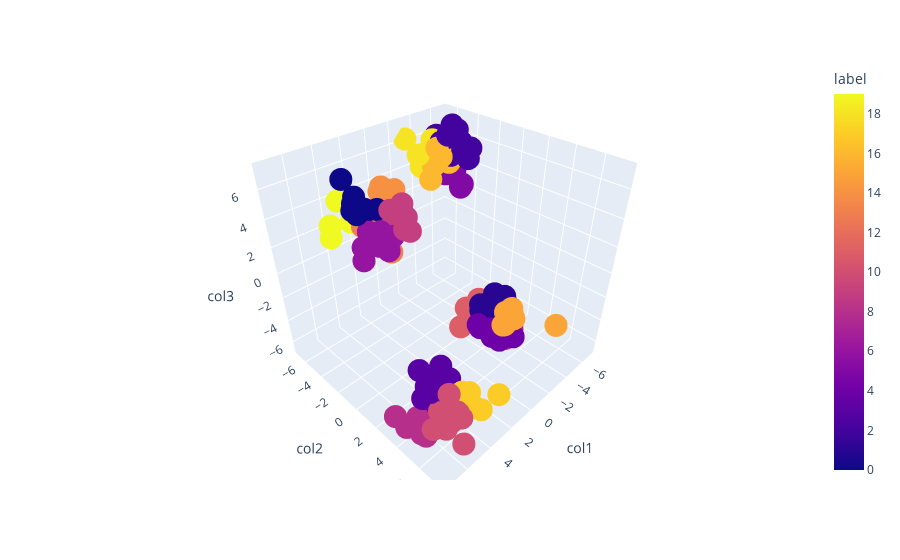

Source (notebook cell):
### Code cell
px.scatter_3d(df,x='col1',y='col2',z='col3',color='label')

### Figure 1 — Plotly figure (JSON) as saved in the notebook; plotly's stock layout.template omitted (floating-point values rounded to 4 significant figures; data arrays with more than 128 entries replaced by an {"elided": "..."} marker saying what was removed)
{"data": [{"hovertemplate": "col1=%{x}<br>col2=%{y}<br>col3=%{z}<br>label=%{marker.color}<extra></extra>", "legendgroup": "", "marker": {"color": {"elided": "200 int values"}, "coloraxis": "coloraxis", "symbol": "circle"}, "mode": "markers", "name": "", "scene": "scene", "showlegend": false, "type": "scatter3d", "x": {"elided": "200 float values"}, "y": {"elided": "200 float values"}, "z": {"elided": "200 float values"}}], "layout": {"coloraxis": {"colorbar": {"title": {"text": "label"}}, "colorscale": [[0, "#0d0887"], [0.1111, "#46039f"], [0.2222, "#7201a8"], [0.3333, "#9c179e"], [0.4444, "#bd3786"], [0.5556, "#d8576b"], [0.6667, "#ed7953"], [0.7778, "#fb9f3a"], [0.8889, "#fdca26"], [1, "#f0f921"]]}, "legend": {"tracegroupgap": 0}, "margin": {"t": 60}, "scene": {"domain": {"x": [0, 1], "y": [0, 1]}, "xaxis": {"title": {"text": "col1"}}, "yaxis": {"title": {"text": "col2"}}, "zaxis": {"title": {"text": "col3"}}}}}
